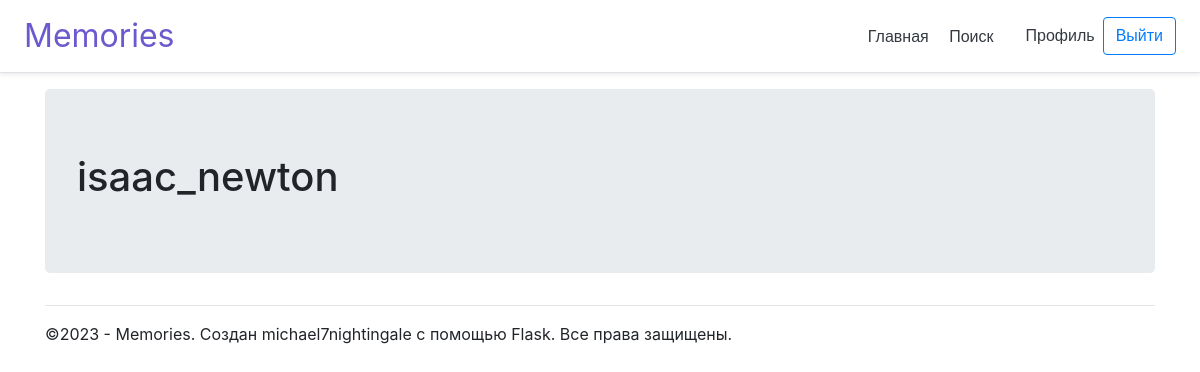
Before: /profile/isaac_newton/themes/ (signed in) with the older database file.
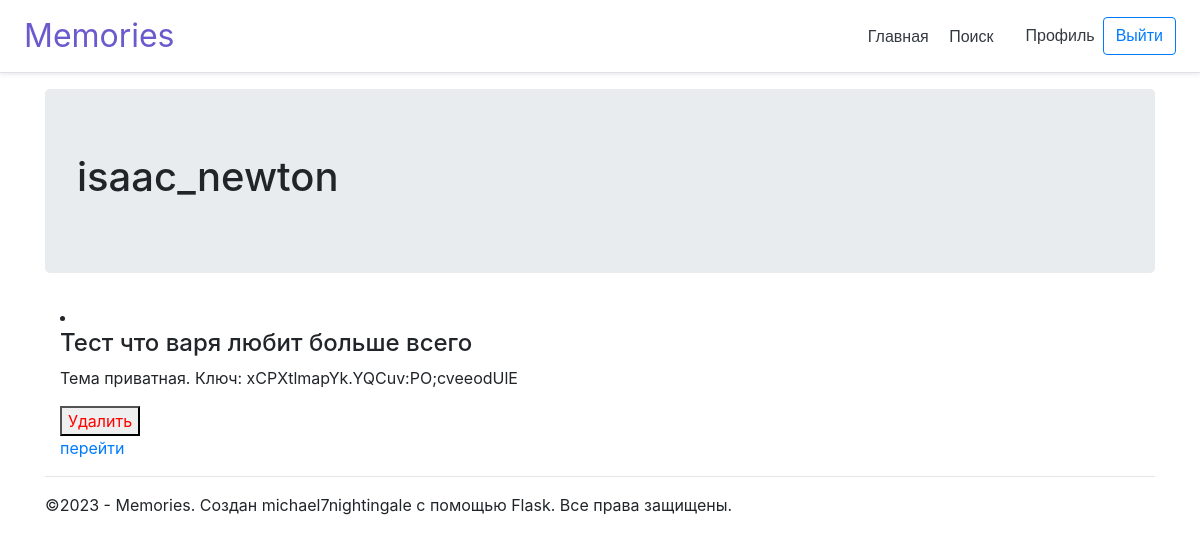
After: the same page with the newer database file.
### app.py (models this page shows, shortened)
class Users(db.Model, UserMixin):
    id = db.Column(db.Integer, primary_key=True)
    username = db.Column(db.String(50), unique=True)
    email = db.Column(db.String(50), unique=True)
    password = db.Column(db.String(50))

class Themes(db.Model):
    id = db.Column(db.Integer, primary_key=True)
    title = db.Column(db.String(80))
    isPublic = db.Column(db.Boolean)
    key = db.Column(db.String(80), nullable=True, unique=True)
    user_id = db.Column(db.Integer, db.ForeignKey('users.id'))

### app.py (the view)
@app.route('/profile/<username>/themes/')
@login_required
def profileThemes(username: str):
    user = current_user
    themes = Themes.query.filter_by(user_id=user.id).all()
    response = make_response(
        render_template(
            "profile/themes.html",
            user=user,
            themes=themes
        )
    )
    print(request.url)
    response.set_cookie("url", request.url, 60 * 60)
    return response

### app.py (called while the page is built)
@loginManager.user_loader
def loadUser(user_id):
    logger.debug(f"Loaded user with id: {user_id}")
    return Users.query.get(int(user_id))

### templates/profile/themes.html
{% extends "layout.html" %}
{% block content %}
<div class="jumbotron">
    <h1>{{ user.username }}</h1>
</div>
<div class="container">
   {% for theme in themes %}
        <li>
            <h4>{{ theme.title }}</h4>
            {% if theme.isPublic %}
            <p>Тема публичная.</p>
            {% else %}
            <p>Тема приватная. Ключ: {{ theme.key }}</p>
            {% endif %}
            <form method="post" action="{{ url_for('delete_theme', theme_id=theme.id) }}">
                <button type="submit" style="color: red" class="btn-link">Удалить</button>
            </form>
            <a href="{{ url_for('theme_view', theme_id=theme.id) }}">перейти</a>
        </li>
    {% endfor %}
</div>
{% endblock %}

### templates/layout.html (shortened to what this page needs)
<!DOCTYPE html>
<html>
<head>
    <link rel="stylesheet" href="{{ url_for('static', filename='css/style.css') }}">
    <link rel="stylesheet" href="https://cdn.jsdelivr.net/npm/bootstrap@4.3.1/dist/css/bootstrap.min.css">
</head>
<body>
    <div class="d-flex flex-column flex-md-row align-items-center p-3 px-md-4 mb-3 bg-white border-bottom shadow-sm">
        <h2 class="my-0 mr-md-auto font-weight-normal" style="color: slateblue">Memories</h2>
        <nav class="my-2 my-md-0 mr-md-3">
            <a class="p-2 text-dark text" href="{{ url_for('home') }}">Главная</a>
            <a class="p-2 text-dark text" href="{{ url_for('search') }}">Поиск</a>
        </nav>
        {% if current_user.is_authenticated %}
        <a class="p-2 text-dark text" href="{{ url_for('profile', username=current_user.username) }}">Профиль</a>
        <a class="btn btn-outline-primary text" href="{{ url_for('logout') }}">Выйти</a>
        {% else %}
        <a class="btn btn-outline-primary text" href="{{ url_for('login') }}">Войти</a>
        {% endif %}
    </div>
    <div class="container body-content">
{% block content %}{% endblock %}
        <hr/>
        <footer>
            <p>&copy;2023 - Memories. Создан michael7nightingale с помощью Flask. Все права защищены.</p>
        </footer>
    </div>
</body>
</html>

### static/css/style.css (style rules this page uses)
* { box-sizing: border-box }
.text { font-family: "Icons20", sans-serif; color: blueviolet; }

Changed rows visible on the page:
added Themes: title "Тест что варя любит больше всего", key "xCPXtlmapYk.YQCuv:PO;cveeodUlE"
